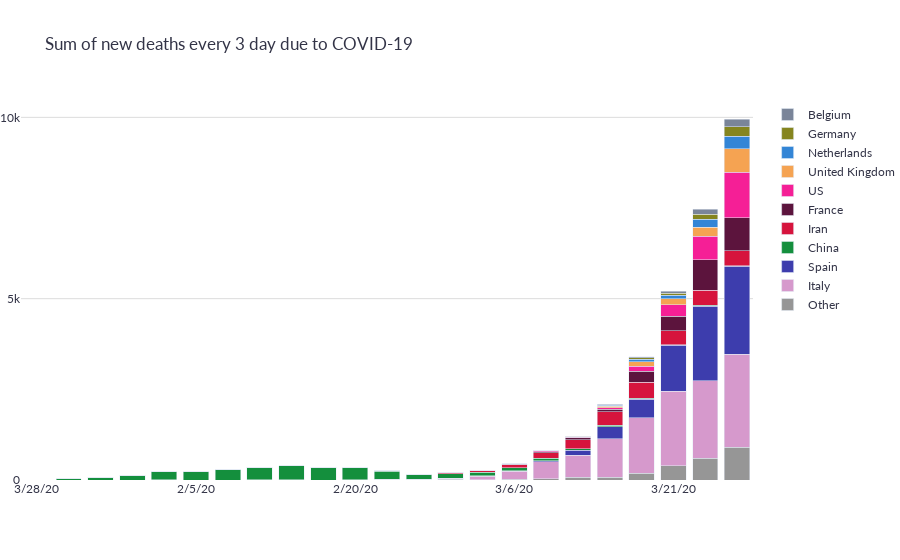

Notebook source saved alongside this figure:
### Code cell
fig = plots.daily_change(deaths, 3)
fig.show()
data['plots']['daily_change'] = fig.to_json()

### Figure 1 — Plotly figure (JSON) as saved in the notebook; plotly's stock layout.template omitted (floating-point values rounded to 4 significant figures)
{"data": [{"hoverinfo": "none", "hovertemplate": "New deaths: %{y}<br>Date: %{x}+2", "marker": {"color": "rgb(150,150,150)"}, "name": "Other", "type": "bar", "x": ["3/28/20", "1/24/20", "1/27/20", "1/30/20", "2/2/20", "2/5/20", "2/8/20", "2/11/20", "2/14/20", "2/17/20", "2/20/20", "2/23/20", "2/26/20", "2/29/20", "3/3/20", "3/6/20", "3/9/20", "3/12/20", "3/15/20", "3/18/20", "3/21/20", "3/24/20", "3/27/20"], "y": [0, 0, 0, 0, 1, 0, 0, 1, 1, 0, 4, 9, 9, 19, 12, 23, 37, 72, 73, 193, 397, 605, 898]}, {"hoverinfo": "none", "hovertemplate": "New deaths: %{y}<br>Date: %{x}+2", "marker": {"color": "rgb(214,153,204)"}, "name": "Italy", "type": "bar", "x": ["3/28/20", "1/24/20", "1/27/20", "1/30/20", "2/2/20", "2/5/20", "2/8/20", "2/11/20", "2/14/20", "2/17/20", "2/20/20", "2/23/20", "2/26/20", "2/29/20", "3/3/20", "3/6/20", "3/9/20", "3/12/20", "3/15/20", "3/18/20", "3/21/20", "3/24/20", "3/27/20"], "y": [0, 0, 0, 0, 0, 0, 0, 0, 0, 0, 2, 8, 11, 31, 96, 218, 461, 614, 1062, 1529, 2045, 2138, 2564]}, {"hoverinfo": "none", "hovertemplate": "New deaths: %{y}<br>Date: %{x}+2", "marker": {"color": "rgb(61,61,173)"}, "name": "Spain", "type": "bar", "x": ["3/28/20", "1/24/20", "1/27/20", "1/30/20", "2/2/20", "2/5/20", "2/8/20", "2/11/20", "2/14/20", "2/17/20", "2/20/20", "2/23/20", "2/26/20", "2/29/20", "3/3/20", "3/6/20", "3/9/20", "3/12/20", "3/15/20", "3/18/20", "3/21/20", "3/24/20", "3/27/20"], "y": [0, 0, 0, 0, 0, 0, 0, 0, 0, 0, 0, 0, 0, 0, 3, 14, 37, 141, 338, 510, 1268, 2054, 2438]}, {"hoverinfo": "none", "hovertemplate": "New deaths: %{y}<br>Date: %{x}+2", "marker": {"color": "rgb(20,143,61)"}, "name": "China", "type": "bar", "x": ["3/28/20", "1/24/20", "1/27/20", "1/30/20", "2/2/20", "2/5/20", "2/8/20", "2/11/20", "2/14/20", "2/17/20", "2/20/20", "2/23/20", "2/26/20", "2/29/20", "3/3/20", "3/6/20", "3/9/20", "3/12/20", "3/15/20", "3/18/20", "3/21/20", "3/24/20", "3/27/20"], "y": [0, 38, 77, 126, 232, 227, 294, 357, 397, 350, 327, 222, 125, 124, 101, 85, 61, 32, 37, 23, 21, 17, 13]}, {"hoverinfo": "none", "hovertemplate": "New deaths: %{y}<br>Date: %{x}+2", "marker": {"color": "rgb(214,20,61)"}, "name": "Iran", "type": "bar", "x": ["3/28/20", "1/24/20", "1/27/20", "1/30/20", "2/2/20", "2/5/20", "2/8/20", "2/11/20", "2/14/20", "2/17/20", "2/20/20", "2/23/20", "2/26/20", "2/29/20", "3/3/20", "3/6/20", "3/9/20", "3/12/20", "3/15/20", "3/18/20", "3/21/20", "3/24/20", "3/27/20"], "y": [0, 0, 0, 0, 0, 0, 0, 0, 0, 2, 3, 11, 18, 32, 41, 87, 160, 257, 377, 445, 379, 422, 406]}, {"hoverinfo": "none", "hovertemplate": "New deaths: %{y}<br>Date: %{x}+2", "marker": {"color": "rgb(92,20,61)"}, "name": "France", "type": "bar", "x": ["3/28/20", "1/24/20", "1/27/20", "1/30/20", "2/2/20", "2/5/20", "2/8/20", "2/11/20", "2/14/20", "2/17/20", "2/20/20", "2/23/20", "2/26/20", "2/29/20", "3/3/20", "3/6/20", "3/9/20", "3/12/20", "3/15/20", "3/18/20", "3/21/20", "3/24/20", "3/27/20"], "y": [0, 0, 0, 0, 0, 0, 0, 0, 1, 0, 0, 0, 1, 1, 3, 13, 29, 43, 58, 302, 411, 836, 913]}, {"hoverinfo": "none", "hovertemplate": "New deaths: %{y}<br>Date: %{x}+2", "marker": {"color": "rgb(245,31,150)"}, "name": "US", "type": "bar", "x": ["3/28/20", "1/24/20", "1/27/20", "1/30/20", "2/2/20", "2/5/20", "2/8/20", "2/11/20", "2/14/20", "2/17/20", "2/20/20", "2/23/20", "2/26/20", "2/29/20", "3/3/20", "3/6/20", "3/9/20", "3/12/20", "3/15/20", "3/18/20", "3/21/20", "3/24/20", "3/27/20"], "y": [0, 0, 0, 0, 0, 0, 0, 0, 0, 0, 0, 0, 0, 6, 6, 9, 15, 18, 54, 136, 313, 652, 1258]}, {"hoverinfo": "none", "hovertemplate": "New deaths: %{y}<br>Date: %{x}+2", "marker": {"color": "rgb(245,163,82)"}, "name": "United Kingdom", "type": "bar", "x": ["3/28/20", "1/24/20", "1/27/20", "1/30/20", "2/2/20", "2/5/20", "2/8/20", "2/11/20", "2/14/20", "2/17/20", "2/20/20", "2/23/20", "2/26/20", "2/29/20", "3/3/20", "3/6/20", "3/9/20", "3/12/20", "3/15/20", "3/18/20", "3/21/20", "3/24/20", "3/27/20"], "y": [0, 0, 0, 0, 0, 0, 0, 0, 0, 0, 0, 0, 0, 0, 1, 2, 5, 13, 35, 122, 158, 244, 651]}, {"hoverinfo": "none", "hovertemplate": "New deaths: %{y}<br>Date: %{x}+2", "marker": {"color": "rgb(51,133,214)"}, "name": "Netherlands", "type": "bar", "x": ["3/28/20", "1/24/20", "1/27/20", "1/30/20", "2/2/20", "2/5/20", "2/8/20", "2/11/20", "2/14/20", "2/17/20", "2/20/20", "2/23/20", "2/26/20", "2/29/20", "3/3/20", "3/6/20", "3/9/20", "3/12/20", "3/15/20", "3/18/20", "3/21/20", "3/24/20", "3/27/20"], "y": [0, 0, 0, 0, 0, 0, 0, 0, 0, 0, 0, 0, 0, 0, 0, 3, 2, 7, 31, 64, 107, 221, 337]}, {"hoverinfo": "none", "hovertemplate": "New deaths: %{y}<br>Date: %{x}+2", "marker": {"color": "rgb(133,133,31)"}, "name": "Germany", "type": "bar", "x": ["3/28/20", "1/24/20", "1/27/20", "1/30/20", "2/2/20", "2/5/20", "2/8/20", "2/11/20", "2/14/20", "2/17/20", "2/20/20", "2/23/20", "2/26/20", "2/29/20", "3/3/20", "3/6/20", "3/9/20", "3/12/20", "3/15/20", "3/18/20", "3/21/20", "3/24/20", "3/27/20"], "y": [0, 0, 0, 0, 0, 0, 0, 0, 0, 0, 0, 0, 0, 0, 0, 0, 3, 6, 15, 43, 56, 144, 266]}, {"hoverinfo": "none", "hovertemplate": "New deaths: %{y}<br>Date: %{x}+2", "marker": {"color": "rgb(122,133,153)"}, "name": "Belgium", "type": "bar", "x": ["3/28/20", "1/24/20", "1/27/20", "1/30/20", "2/2/20", "2/5/20", "2/8/20", "2/11/20", "2/14/20", "2/17/20", "2/20/20", "2/23/20", "2/26/20", "2/29/20", "3/3/20", "3/6/20", "3/9/20", "3/12/20", "3/15/20", "3/18/20", "3/21/20", "3/24/20", "3/27/20"], "y": [0, 0, 0, 0, 0, 0, 0, 0, 0, 0, 0, 0, 0, 0, 0, 0, 3, 1, 6, 27, 51, 132, 211]}], "layout": {"barmode": "stack", "font": {"color": "#333447", "family": "Lato, Helvetica"}, "margin": {"l": 0, "pad": 0, "r": 0}, "paper_bgcolor": "rgba(0,0,0,0)", "plot_bgcolor": "rgba(0,0,0,0)", "title": {"text": "Sum of new deaths every 3 day due to COVID-19"}, "xaxis": {"automargin": true, "gridcolor": "rgb(220,220,220)", "gridwidth": 1, "nticks": 5, "showgrid": false}, "yaxis": {"automargin": true, "gridcolor": "rgb(220,220,220)", "gridwidth": 1, "nticks": 5, "showgrid": true}}}
